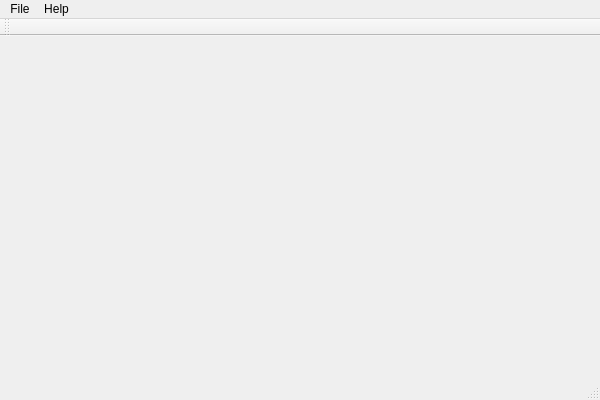
<?xml version="1.0" encoding="UTF-8"?>
<ui version="4.0">
 <class>MainWindow</class>
 <widget class="QMainWindow" name="MainWindow">
  <property name="geometry">
   <rect>
    <x>0</x>
    <y>0</y>
    <width>600</width>
    <height>400</height>
   </rect>
  </property>
  <property name="windowTitle">
   <string>Templar</string>
  </property>
  <widget class="QWidget" name="centralWidget">
   <layout class="QHBoxLayout" name="horizontalLayout"/>
  </widget>
  <widget class="QToolBar" name="mainToolBar">
   <attribute name="toolBarArea">
    <enum>TopToolBarArea</enum>
   </attribute>
   <attribute name="toolBarBreak">
    <bool>false</bool>
   </attribute>
  </widget>
  <widget class="QStatusBar" name="statusBar"/>
  <widget class="QMenuBar" name="menuBar">
   <property name="geometry">
    <rect>
     <x>0</x>
     <y>0</y>
     <width>600</width>
     <height>24</height>
    </rect>
   </property>
   <widget class="QMenu" name="menuFile">
    <property name="title">
     <string>File</string>
    </property>
    <addaction name="actionOpen_trace"/>
    <addaction name="actionExport_to_PNG"/>
    <addaction name="actionExit"/>
   </widget>
   <widget class="QMenu" name="menuHelp">
    <property name="title">
     <string>Help</string>
    </property>
    <addaction name="actionAbout_Templar"/>
   </widget>
   <addaction name="menuFile"/>
   <addaction name="menuHelp"/>
  </widget>
  <action name="actionOpen_trace">
   <property name="text">
    <string>Open trace</string>
   </property>
  </action>
  <action name="actionExit">
   <property name="text">
    <string>Exit</string>
   </property>
  </action>
  <action name="actionDot">
   <property name="checkable">
    <bool>false</bool>
   </property>
   <property name="checked">
    <bool>false</bool>
   </property>
   <property name="text">
    <string>Dot</string>
   </property>
  </action>
  <action name="actionCirco">
   <property name="checkable">
    <bool>false</bool>
   </property>
   <property name="text">
    <string>Circo</string>
   </property>
  </action>
  <action name="actionNeato">
   <property name="checkable">
    <bool>false</bool>
   </property>
   <property name="text">
    <string>Neato</string>
   </property>
  </action>
  <action name="actionTwopi">
   <property name="checkable">
    <bool>false</bool>
   </property>
   <property name="text">
    <string>Twopi</string>
   </property>
  </action>
  <action name="actionFdp">
   <property name="checkable">
    <bool>false</bool>
   </property>
   <property name="text">
    <string>fdp</string>
   </property>
  </action>
  <action name="actionAbout_Templar">
   <property name="text">
    <string>About Templar</string>
   </property>
  </action>
  <action name="actionExport_to_PNG">
   <property name="text">
    <string>Export to PNG</string>
   </property>
  </action>
 </widget>
 <layoutdefault spacing="6" margin="11"/>
 <resources/>
 <connections/>
</ui>
